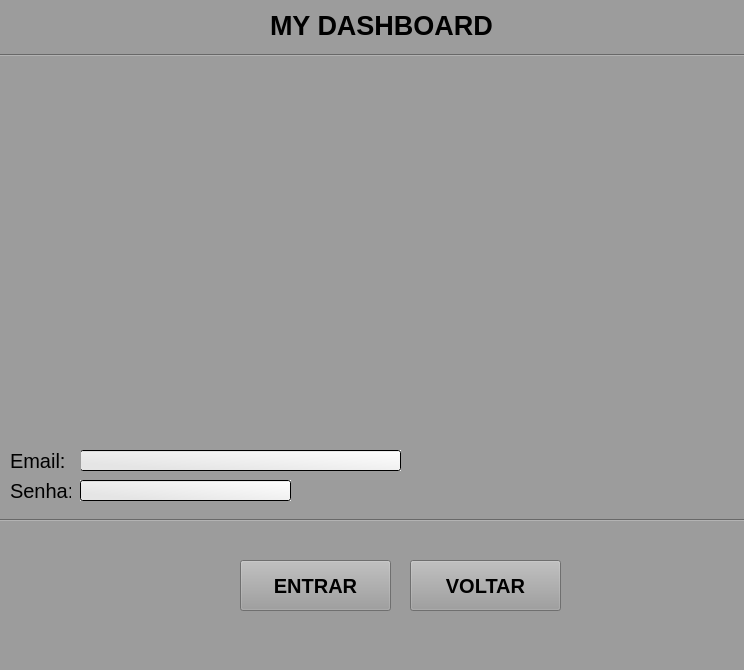
<?xml version="1.0" encoding="UTF-8"?>
<ui version="4.0">
 <class>MainWindow</class>
 <widget class="QMainWindow" name="MainWindow">
  <property name="geometry">
   <rect>
    <x>0</x>
    <y>0</y>
    <width>744</width>
    <height>670</height>
   </rect>
  </property>
  <property name="windowTitle">
   <string>MainWindow</string>
  </property>
  <property name="styleSheet">
   <string notr="true">background-color: rgb(156, 156, 156);</string>
  </property>
  <widget class="QWidget" name="centralwidget">
   <widget class="QLineEdit" name="lineEdit_8">
    <property name="geometry">
     <rect>
      <x>80</x>
      <y>450</y>
      <width>321</width>
      <height>21</height>
     </rect>
    </property>
    <property name="styleSheet">
     <string notr="true">border-color: rgb(0, 0, 0);
background-color: qlineargradient(spread:pad, x1:0.165227, y1:0.79, x2:1, y2:0, stop:0 rgba(229, 229, 229, 255), stop:1 rgba(255, 255, 255, 255));</string>
    </property>
    <property name="text">
     <string/>
    </property>
   </widget>
   <widget class="QLabel" name="label_12">
    <property name="geometry">
     <rect>
      <x>10</x>
      <y>450</y>
      <width>71</width>
      <height>21</height>
     </rect>
    </property>
    <property name="font">
     <font>
      <pointsize>15</pointsize>
     </font>
    </property>
    <property name="text">
     <string>Email:</string>
    </property>
   </widget>
   <widget class="QLabel" name="label_13">
    <property name="geometry">
     <rect>
      <x>10</x>
      <y>480</y>
      <width>61</width>
      <height>21</height>
     </rect>
    </property>
    <property name="font">
     <font>
      <pointsize>15</pointsize>
     </font>
    </property>
    <property name="text">
     <string>Senha:</string>
    </property>
   </widget>
   <widget class="QLineEdit" name="lineEdit_9">
    <property name="geometry">
     <rect>
      <x>80</x>
      <y>480</y>
      <width>211</width>
      <height>21</height>
     </rect>
    </property>
    <property name="styleSheet">
     <string notr="true">border-color: rgb(0, 0, 0);
background-color: qlineargradient(spread:pad, x1:0.165227, y1:0.79, x2:1, y2:0, stop:0 rgba(229, 229, 229, 255), stop:1 rgba(255, 255, 255, 255));</string>
    </property>
   </widget>
   <widget class="QPushButton" name="pushButton_2">
    <property name="geometry">
     <rect>
      <x>240</x>
      <y>560</y>
      <width>151</width>
      <height>51</height>
     </rect>
    </property>
    <property name="font">
     <font>
      <pointsize>15</pointsize>
      <weight>75</weight>
      <bold>true</bold>
     </font>
    </property>
    <property name="text">
     <string>ENTRAR</string>
    </property>
   </widget>
   <widget class="QLabel" name="label">
    <property name="geometry">
     <rect>
      <x>270</x>
      <y>0</y>
      <width>231</width>
      <height>50</height>
     </rect>
    </property>
    <property name="font">
     <font>
      <pointsize>20</pointsize>
      <weight>75</weight>
      <bold>true</bold>
     </font>
    </property>
    <property name="text">
     <string>MY DASHBOARD</string>
    </property>
   </widget>
   <widget class="Line" name="line_2">
    <property name="geometry">
     <rect>
      <x>-40</x>
      <y>40</y>
      <width>831</width>
      <height>30</height>
     </rect>
    </property>
    <property name="orientation">
     <enum>Qt::Horizontal</enum>
    </property>
   </widget>
   <widget class="Line" name="line">
    <property name="geometry">
     <rect>
      <x>0</x>
      <y>510</y>
      <width>831</width>
      <height>20</height>
     </rect>
    </property>
    <property name="orientation">
     <enum>Qt::Horizontal</enum>
    </property>
   </widget>
   <widget class="QPushButton" name="pushButton_3">
    <property name="geometry">
     <rect>
      <x>410</x>
      <y>560</y>
      <width>151</width>
      <height>51</height>
     </rect>
    </property>
    <property name="font">
     <font>
      <pointsize>15</pointsize>
      <weight>75</weight>
      <bold>true</bold>
     </font>
    </property>
    <property name="text">
     <string>VOLTAR</string>
    </property>
   </widget>
  </widget>
  <widget class="QMenuBar" name="menubar">
   <property name="geometry">
    <rect>
     <x>0</x>
     <y>0</y>
     <width>744</width>
     <height>22</height>
    </rect>
   </property>
  </widget>
  <widget class="QStatusBar" name="statusbar"/>
 </widget>
 <resources/>
 <connections/>
</ui>
